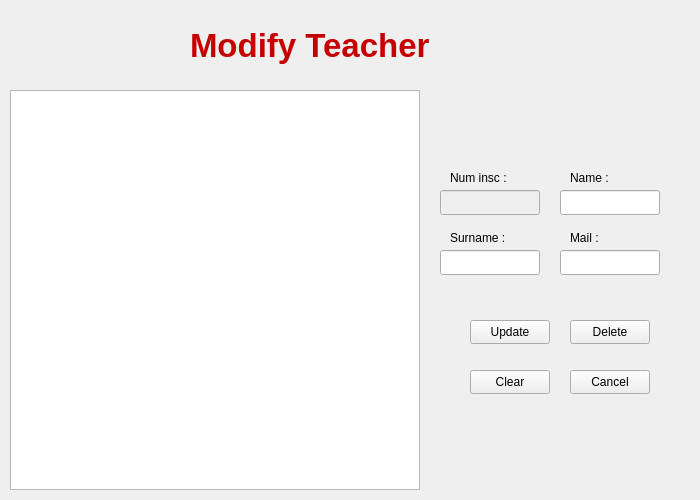
<?xml version="1.0" encoding="UTF-8"?>
<ui version="4.0">
 <class>modifyTeacher</class>
 <widget class="QWidget" name="modifyTeacher">
  <property name="geometry">
   <rect>
    <x>0</x>
    <y>0</y>
    <width>700</width>
    <height>500</height>
   </rect>
  </property>
  <property name="windowTitle">
   <string>Form</string>
  </property>
  <widget class="QTableView" name="tableViewUpdateTeacher">
   <property name="geometry">
    <rect>
     <x>10</x>
     <y>90</y>
     <width>410</width>
     <height>400</height>
    </rect>
   </property>
   <attribute name="verticalHeaderVisible">
    <bool>false</bool>
   </attribute>
  </widget>
  <widget class="QLabel" name="title">
   <property name="geometry">
    <rect>
     <x>190</x>
     <y>20</y>
     <width>291</width>
     <height>51</height>
    </rect>
   </property>
   <property name="font">
    <font>
     <family>MS Sans Serif</family>
     <pointsize>25</pointsize>
     <bold>true</bold>
    </font>
   </property>
   <property name="styleSheet">
    <string notr="true">QLabel{color: rgb(198, 0, 0);}</string>
   </property>
   <property name="text">
    <string>Modify Teacher</string>
   </property>
  </widget>
  <widget class="QLineEdit" name="name">
   <property name="geometry">
    <rect>
     <x>560</x>
     <y>190</y>
     <width>100</width>
     <height>25</height>
    </rect>
   </property>
  </widget>
  <widget class="QPushButton" name="clearTeacherButton">
   <property name="geometry">
    <rect>
     <x>470</x>
     <y>370</y>
     <width>80</width>
     <height>24</height>
    </rect>
   </property>
   <property name="text">
    <string>Clear</string>
   </property>
  </widget>
  <widget class="QPushButton" name="cancelTeacherButton">
   <property name="geometry">
    <rect>
     <x>570</x>
     <y>370</y>
     <width>80</width>
     <height>24</height>
    </rect>
   </property>
   <property name="text">
    <string>Cancel</string>
   </property>
  </widget>
  <widget class="QLabel" name="label_2">
   <property name="geometry">
    <rect>
     <x>570</x>
     <y>170</y>
     <width>91</width>
     <height>16</height>
    </rect>
   </property>
   <property name="text">
    <string>Name :</string>
   </property>
  </widget>
  <widget class="QLineEdit" name="mail">
   <property name="geometry">
    <rect>
     <x>560</x>
     <y>250</y>
     <width>100</width>
     <height>25</height>
    </rect>
   </property>
  </widget>
  <widget class="QPushButton" name="updateTeacherButton">
   <property name="geometry">
    <rect>
     <x>470</x>
     <y>320</y>
     <width>80</width>
     <height>24</height>
    </rect>
   </property>
   <property name="text">
    <string>Update</string>
   </property>
  </widget>
  <widget class="QLabel" name="label_3">
   <property name="geometry">
    <rect>
     <x>450</x>
     <y>230</y>
     <width>91</width>
     <height>16</height>
    </rect>
   </property>
   <property name="text">
    <string>Surname :</string>
   </property>
  </widget>
  <widget class="QLabel" name="label_4">
   <property name="geometry">
    <rect>
     <x>570</x>
     <y>230</y>
     <width>91</width>
     <height>16</height>
    </rect>
   </property>
   <property name="text">
    <string>Mail :</string>
   </property>
  </widget>
  <widget class="QLineEdit" name="surname">
   <property name="geometry">
    <rect>
     <x>440</x>
     <y>250</y>
     <width>100</width>
     <height>25</height>
    </rect>
   </property>
  </widget>
  <widget class="QPushButton" name="deleteTeacherButton">
   <property name="geometry">
    <rect>
     <x>570</x>
     <y>320</y>
     <width>80</width>
     <height>24</height>
    </rect>
   </property>
   <property name="text">
    <string>Delete</string>
   </property>
  </widget>
  <widget class="QLabel" name="label">
   <property name="geometry">
    <rect>
     <x>450</x>
     <y>170</y>
     <width>91</width>
     <height>16</height>
    </rect>
   </property>
   <property name="text">
    <string>Num insc :</string>
   </property>
  </widget>
  <widget class="QLineEdit" name="cnss">
   <property name="enabled">
    <bool>false</bool>
   </property>
   <property name="geometry">
    <rect>
     <x>440</x>
     <y>190</y>
     <width>100</width>
     <height>25</height>
    </rect>
   </property>
  </widget>
 </widget>
 <resources/>
 <connections/>
</ui>
